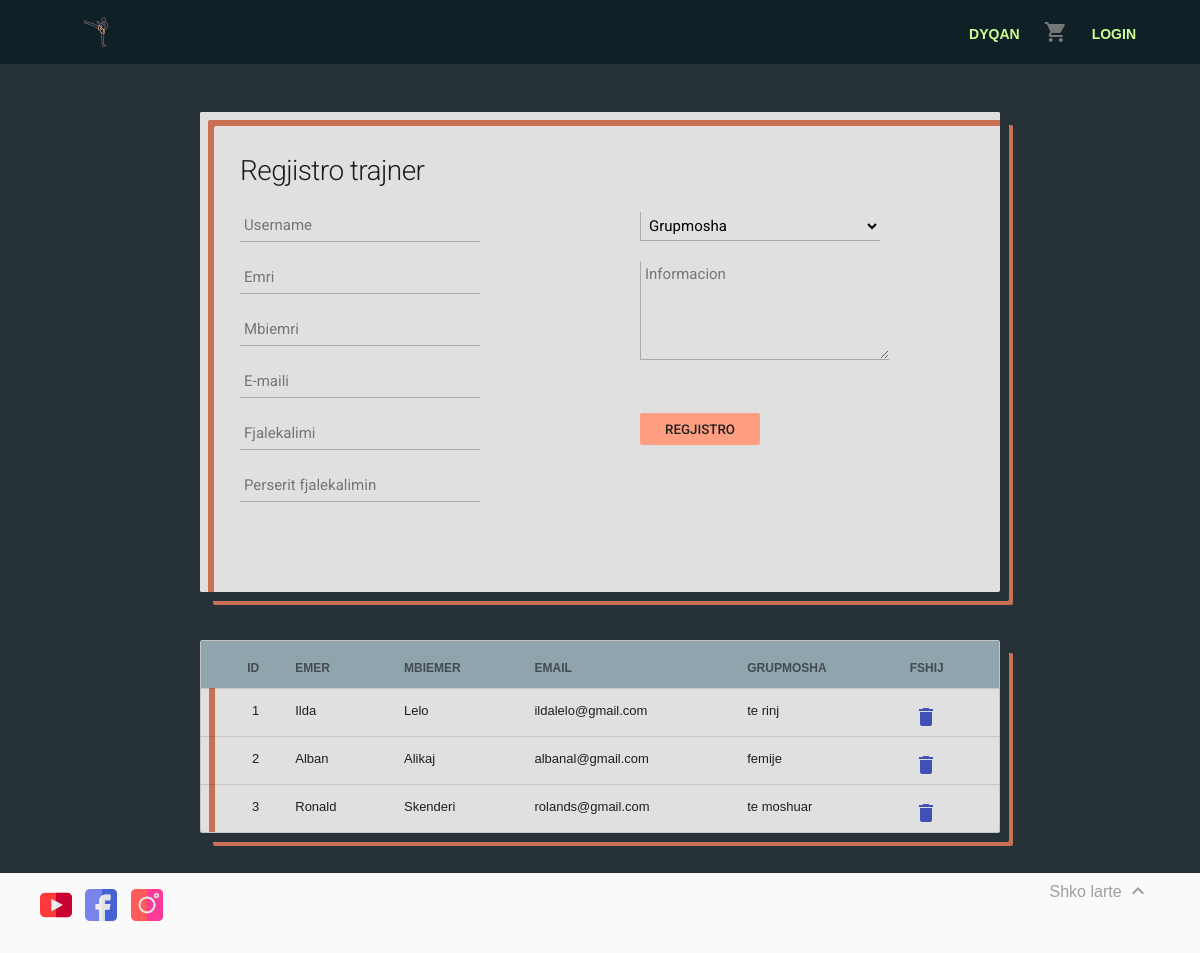
The page /Kickbox/trajneret.php on the database its author committed.
### tables this page shows
CREATE TABLE `trajneri` (
  `ID_trajneri` int(11) NOT NULL,
  `Username_tr` varchar(11) NOT NULL,
  `Emer_tr` varchar(20) NOT NULL,
  `Mbiemer_tr` varchar(20) NOT NULL,
  `Email_tr` varchar(50) NOT NULL,
  `Fjalekalim_tr` varchar(255) NOT NULL,
  `Grupmosha_tr` varchar(20) NOT NULL,
  `Info_tr` varchar(5000) NOT NULL
);

### Kickbox/trajneret.php (the view, shortened to what this page needs)
<!doctype html>
<html lang="en">
<head>
  <link rel="stylesheet" href="material.min.css">
  <link rel="stylesheet" href="styles.css">
</head>
<body>
  <?php include 'header.php';
  ob_flush(); ?>
  <div class="tr">
    <div id="tr-box">
      <form action="trajneret.php" method="post">
        <div class="lefttr">
          <h1>Regjistro trajner</h1>
          <label for="Username_tr"><input type="texti" name="Username_tr" placeholder="Username" /></label>
          <label for="Emer_tr"><input type="texti" name="Emer_tr" placeholder="Emri" /></label>
          <label for="Mbiemer_tr"><input type="texti" name="Mbiemer_tr" placeholder="Mbiemri" /></label>
          <label for="Email_tr"><input type="texti" name="Email_tr" placeholder="E-maili" /></label>
          <label for="Fjalekalim_tr"><input type="password" name="Fjalekalim_tr" placeholder="Fjalekalimi" /></label>
          <label for="Fjalekalim_tr-repeat"><input type="password" name="Fjalekalim_tr-repeat" placeholder="Perserit fjalekalimin" /></label>
        </div>
        <div class="righttr">
          <br /><br /><br />
          <select name="Grupmosha_tr">
            <option value="" disabled selected>Grupmosha</option>
          </select>
          <label for="Info_tr"><textarea name="Info_tr" rows="5" cols="33" placeholder="Informacion"></textarea></label>
          <button type="submit" name="regjTr" value="regjTr">Regjistro</button>
        </div>
      </form>
    </div>
    <table class="mdl-data-table" ;>
      <thead>
        <tr>
          <th>ID</th>
          <th class="mdl-data-table__cell--non-numeric">EMER</th>
          <th class="mdl-data-table__cell--non-numeric">MBIEMER</th>
          <th class="mdl-data-table__cell--non-numeric">EMAIL</th>
          <th class="mdl-data-table__cell--non-numeric">GRUPMOSHA</th>
          <th class="mdl-data-table__cell--non-numeric">FSHIJ</th>
        </tr>
      </thead>
      <tbody>
        <?php $result = mysqli_query($conn, "SELECT * FROM trajneri");
        while ($row = mysqli_fetch_array($result)) { ?>
          <tr>
            <td><?php echo $row['ID_trajneri']; ?></td>
            <td class="mdl-data-table__cell--non-numeric"><?php echo $row['Emer_tr']; ?></td>
            <td class="mdl-data-table__cell--non-numeric"><?php echo $row['Mbiemer_tr']; ?></td>
            <td class="mdl-data-table__cell--non-numeric"><?php echo $row['Email_tr']; ?></td>
            <td class="mdl-data-table__cell--non-numeric"><?php echo $row['Grupmosha_tr']; ?></td>
            <td class="mdl-data-table__cell--non-numeric"><?php echo "<a href='fshij/fshiTR.php?deleteTR=" . $row['ID_trajneri'] . "'>"; ?>
              <button class="mdl-button mdl-js-button mdl-button--icon mdl-button--colored">
                <i class="material-icons">delete</i>
              </button></a></td>
          </tr>
        <?php }
        mysqli_close($conn); ?>
      </tbody>
    </table>
  </div>
  <?php include 'footer.php'; ?>
</body>
</html>

### Kickbox/styles.css (style rules this page uses)
body { margin: 0; background-color: #37474f; }
#tr-box { position: relative; margin: 4% auto; width: 800px; height: 480px; background: #e0e0e0; border-radius: 2px; box-shadow: 9px 9px #263238, 13px 13px #c96f53, 8px 8px #e0e0e0 inset, 14px 14px #c96f53 inset; }
.tr h1 { margin: 0 0 20px 0; font-weight: 300; font-size: 28px; }
.tr input[type="texti"], .tr input[type="password"] { display: block; box-sizing: border-box; margin-bottom: 20px; padding: 4px; width: 240px; height: 32px; border: none; border-bottom: 1px solid #AAA; font-family: 'Roboto', sans-serif; font-weight: 400; font-size: 15px; transition: 0.2s ease; background: #e0e0e0; }
.tr input[type="date"], .tr textarea, .tr select, .tr option { font-family: 'Roboto', sans-serif; font-size: 15px; margin-bottom: 20px; width: 240px; padding: 4px; border: none; border-bottom: 1px solid #AAA; border-left: 1px solid #AAA; transition: 0.2s ease; background: #e0e0e0; }
.tr button[type="submit"] { margin-top: 28px; width: 120px; height: 32px; background: #ff9e80; border: none; border-radius: 2px; color: #212121; font-family: 'Roboto', sans-serif; font-weight: 500; text-transform: uppercase; transition: 0.1s ease; cursor: pointer; }
.lefttr { position: absolute; top: 0; left: 0; box-sizing: border-box; padding: 40px; width: 400px; height: 480px; }
.righttr { position: absolute; top: 0; right: 0; box-sizing: border-box; padding: 40px; width: 400px; height: 480px; border-radius: 0 2px 2px 0; }
.tr table { margin-top: 40px; margin-left: auto; margin-bottom: 40px; margin-right: auto; position: relative; width: 800px; background: #e0e0e0; border-radius: 2px; box-shadow: 9px 9px #263238, 13px 13px #c96f53, 8px 8px #e0e0e0 inset, 14px 14px #c96f53 inset; }
.tr table thead { background: #90a4ae; }

### Kickbox/trajneret.php (style rules this page uses)
body { margin: 0; padding: 0; background: #263238; font-size: 16px; font-weight: 300; }

### rows shown on the page
trajneri: ID_trajneri "1", Emer_tr "Ilda", Mbiemer_tr "Lelo", Email_tr "ildalelo@gmail.com", Grupmosha_tr "te rinj"
trajneri: ID_trajneri "2", Emer_tr "Alban", Mbiemer_tr "Alikaj", Email_tr "albanal@gmail.com", Grupmosha_tr "femije"
trajneri: ID_trajneri "3", Emer_tr "Ronald", Mbiemer_tr "Skenderi", Email_tr "rolands@gmail.com", Grupmosha_tr "te moshuar"
